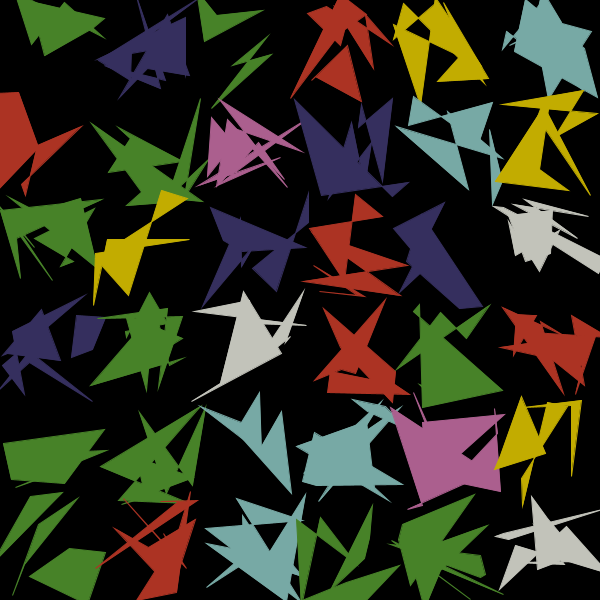
Frame 1 (no input)
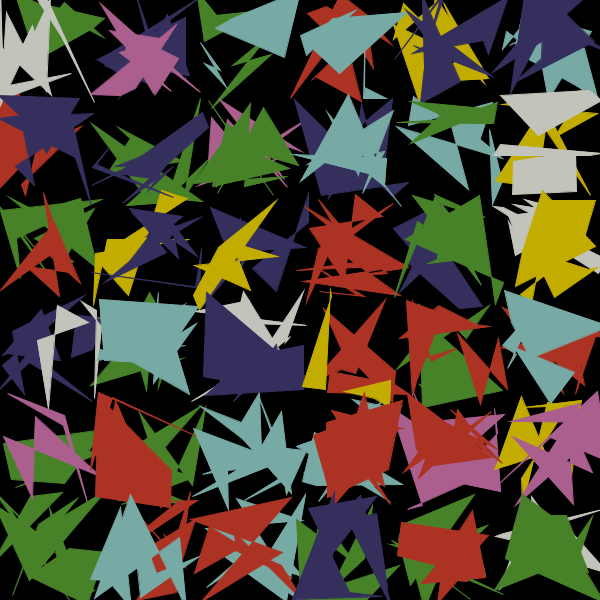
Frame 2 (the mouse pressed at the canvas centre, redrawn once)

The Processing sketch that drew these frames (run headless with seeded random() and noise(); the mouse was pressed at the canvas centre and the sketch redrawn once):

// Processing sketch: image_text_input
// ── image_text_input.pde
// Define the grid size and cell dimensions
int gridSize = 6;
int cellWidth;
int cellHeight;

// Colors array
color[] colors = {
  color(172, 51, 35),
  color(194, 195, 186),
  color(119, 169, 165),
  color(171, 95, 142),
  color(71, 130, 40),
  color(53, 47, 94),
  color(194, 172, 0)
};

void setup() {
  size(600, 600); // Set the size of the window
  background(0); // Set background color to black
  noLoop(); // No need to loop since we're not animating
  cellWidth = width / gridSize;
  cellHeight = height / gridSize;
}

void draw() {
  for (int i = 0; i < gridSize; i++) {
    for (int j = 0; j < gridSize; j++) {
      // Choose a random color for each grid cell
      color cellColor = colors[int(random(colors.length))];
      fill(cellColor);
      stroke(cellColor);
      int quadsInCell = int(random(2, 5)); // Random number of quadrilaterals per cell

      // Draw the quadrilaterals
      for (int q = 0; q < quadsInCell; q++) {
        beginShape();
        for (int p = 0; p < 4; p++) {
          // Allow for slight overlap between cells
          float x = cellWidth * i + random(-10, cellWidth + 10);
          float y = cellHeight * j + random(-10, cellHeight + 10);
          vertex(x, y);
        }
        endShape(CLOSE);
      }
    }
  }
  
  save("iteration_1.jpg");
}

// Function to save the image
void keyPressed() {
  if (key == 's') {
    save("grid_art.png");
  }
}
